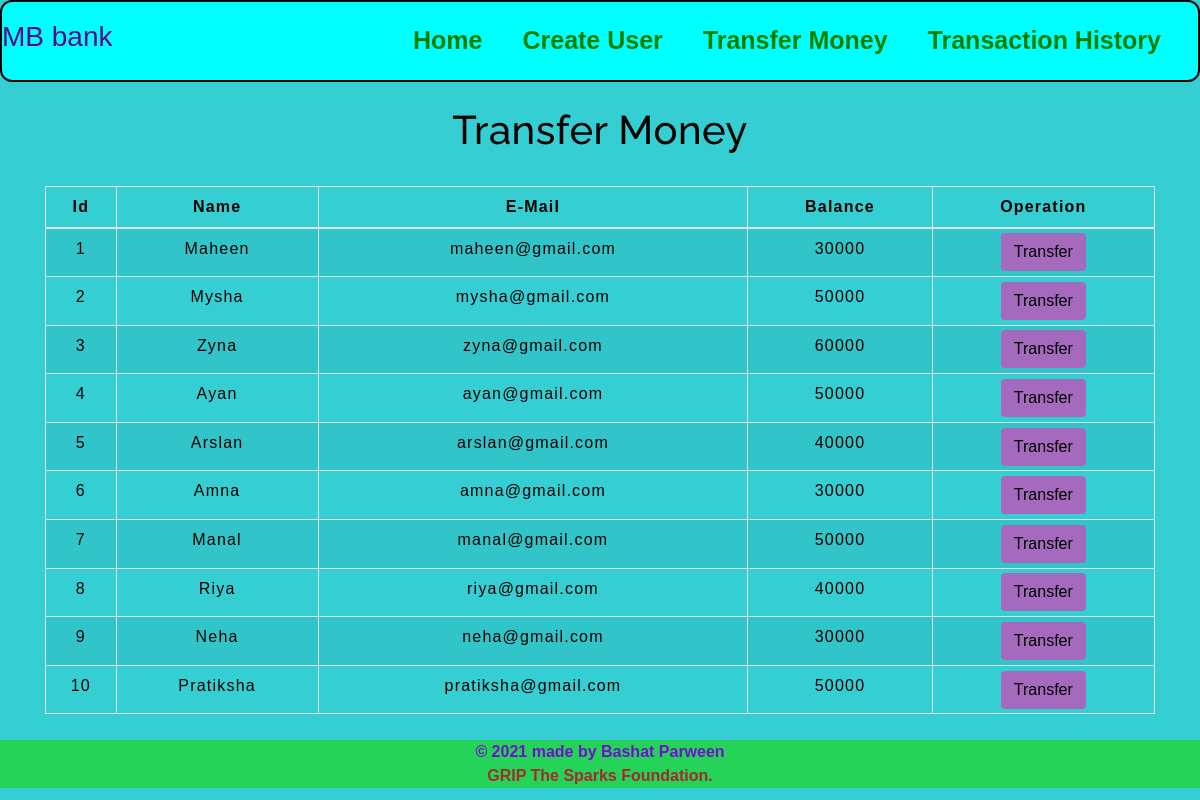
/transfer.php, run on the app's committed database.
### tables this page shows
CREATE TABLE `users` (
    `id` int(3) NOT NULL,
    `name` text NOT NULL,
    `email` varchar(30) NOT NULL,
    `balance` int(8) NOT NULL
);

### transfer.php (the view, shortened to what this page needs)
<!DOCTYPE html>
<html lang="en">
<head>
    <link rel="stylesheet" href="https://maxcdn.bootstrapcdn.com/bootstrap/4.0.0/css/bootstrap.min.css"
>
    <link rel="stylesheet" type="text/css" href="style.css">
    <link rel="stylesheet" type="text/css" href="navbar.css">
    <link rel="stylesheet" href="transfer.css">
</head>
<body style="background-color : #34ced3;">
    <?php
    include 'config.php';
    $sql = "SELECT * FROM users";
    $result = mysqli_query($conn, $sql);
    ?>
    <nav class="navigation max-width-1 m-auto">
        <div class="main">
            <h3>MB bank</h3>
        </div>
        <div class="div-left">
            <ul>
                <li><a href="index.php">Home</a></li>
                <li><a href="create-user.php">Create User</a></li>
                <li><a href="#">Transfer Money</a></li>
                <li><a href="transaction.php">Transaction History</a></li>
            </ul>
        </div>
    </nav>
    <div class="container">
        <h2 class="text-center pt-4" style="color : black;">Transfer Money</h2>
        <br>
        <div class="row">
            <div class="col">
                <div class="table-responsive-sm">
                    <table class="table table-hover table-sm table-striped table-condensed table-bordered"
                        style="border-color:black;">
                        <thead style="color : black;">
                            <tr>
                                <th scope="col" class="text-center py-2">Id</th>
                                <th scope="col" class="text-center py-2">Name</th>
                                <th scope="col" class="text-center py-2">E-Mail</th>
                                <th scope="col" class="text-center py-2">Balance</th>
                                <th scope="col" class="text-center py-2">Operation</th>
                            </tr>
                        </thead>
                        <tbody>
                            <?php
                            while ($rows = mysqli_fetch_assoc($result)) {
                            ?>
                            <tr style="color : black;">
                                <td class="py-2">
                                    <?php echo $rows['id'] ?>
                                </td>
                                <td class="py-2">
                                    <?php echo $rows['name'] ?>
                                </td>
                                <td class="py-2">
                                    <?php echo $rows['email'] ?>
                                </td>
                                <td class="py-2">
                                    <?php echo $rows['balance'] ?>
                                </td>
                                <td><a href="uesrdetails.php"> <button type="button" class="btn"
                                            style="background-color : #A569BD;">Transfer</button></a></td>
                            </tr>
                            <?php
                            }
                            ?>
                        </tbody>
                    </table>
                </div>
            </div>
        </div>
    </div>
    <div class="footer">
        <a href="" class="footer-link">&copy; 2021 made by Bashat Parween</a>
        <a href="" class="footer-tsf">GRIP The Sparks Foundation.</a>
    </div>
</body>
</html>

### style.css (style rules this page uses)
.navigation { background-color: aqua; display: flex; justify-content: space-between; align-items: center; font-family: 'Franklin Gothic Medium', 'Arial Narrow', Arial, sans-serif; margin-top: 5px; border-radius: 12px; border: 2px solid black; color: rgb(84, 12, 136); }
.div-left { font-size: 30px; display: flex; font-weight: bold; }
.div-left ul { display: flex; align-items: center; margin: 0 17px; font-size: 25px; }
.div-left ul li { list-style: none; margin: 10px; padding: 10px; }
.div-left ul li a { text-decoration: none; color: green; }
.footer { height: 50%; background-color: rgb(37, 211, 89); display: flex; align-items: center; justify-content: center; color: black; flex-direction: column; margin-top: 10px; font-weight: bolder; }
.footer-link { color: rgb(113, 16, 204); text-decoration: none; }
.footer-tsf { color: brown; text-decoration: none; }

### navbar.css (style rules this page uses)
h2 { color: #990000; letter-spacing: 0.5px; font-family: raleway; }

### transfer.css (style rules this page uses)
* { padding: 0; margin: 0; box-sizing: border-box; font-family: sans-serif; }
h2 { color: #990000; letter-spacing: 0.5px; font-family: raleway; font-size: 40px; text-align: center; }
table { letter-spacing: 1.2px; border-color: black; }
td { text-align: center; }
button { border:none; background: #eb6f6f; transition: 1s; }

### transfer.php (style rules this page uses)
button { transition: 1.5s; }

### data on the page
users: id "1", name "Maheen", email "maheen@gmail.com", balance "30000"
users: id "2", name "Mysha", email "mysha@gmail.com", balance "50000"
users: id "3", name "Zyna", email "zyna@gmail.com", balance "60000"
users: id "4", name "Ayan", email "ayan@gmail.com", balance "50000"
users: id "5", name "Arslan", email "arslan@gmail.com", balance "40000"
users: id "6", name "Amna", email "amna@gmail.com", balance "30000"
users: id "7", name "Manal", email "manal@gmail.com", balance "50000"
users: id "8", name "Riya", email "riya@gmail.com", balance "40000"
users: id "9", name "Neha", email "neha@gmail.com", balance "30000"
users: id "10", name "Pratiksha", email "pratiksha@gmail.com", balance "50000"
